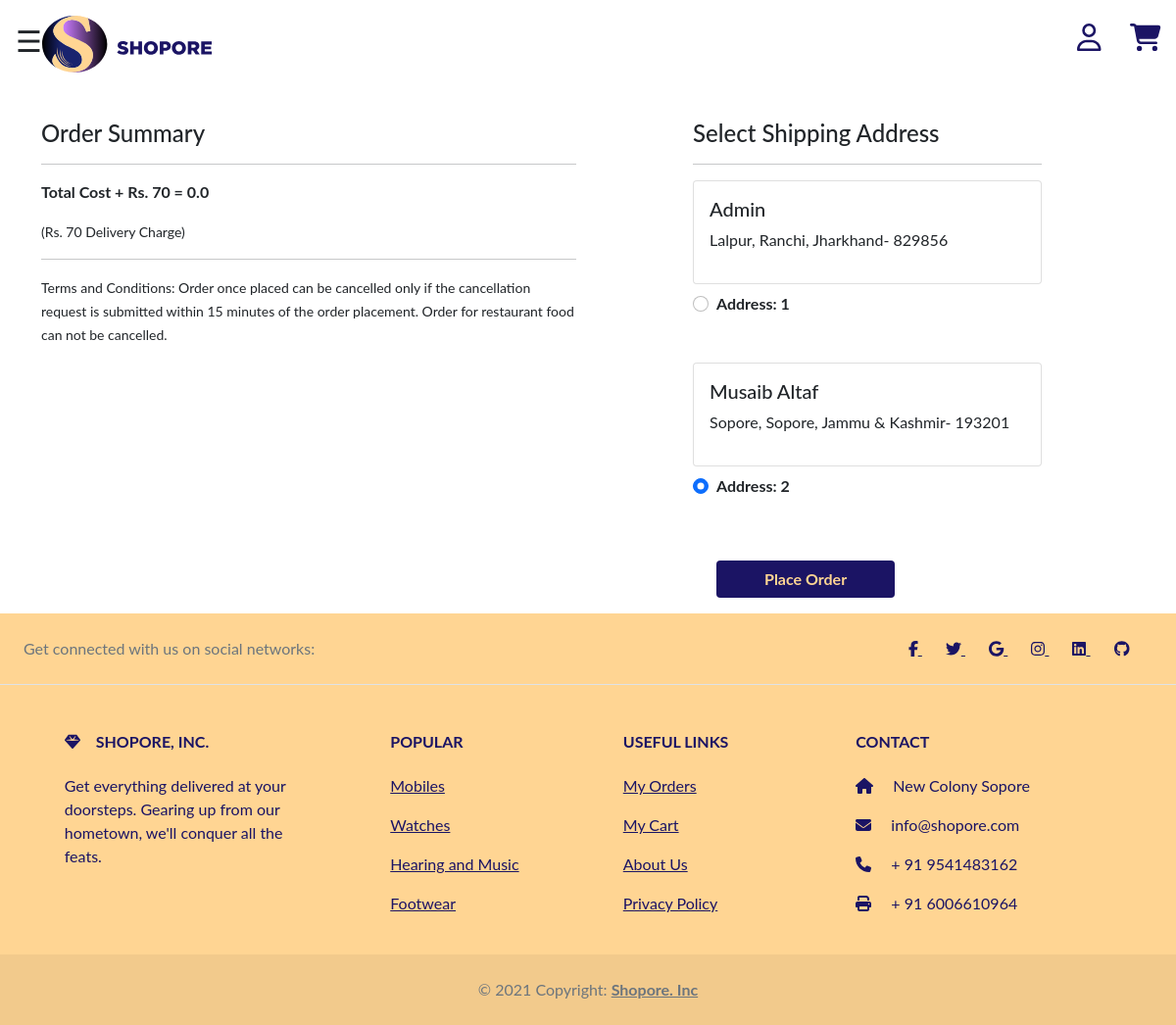
Screenshot of /checkout/ (signed in) with the database file from the repository.
### app/models.py (models this page shows, shortened)
class Customer(models.Model):
 user = models.ForeignKey(User, on_delete=models.CASCADE)
 name = models.CharField(max_length=200)
 locality = models.CharField(max_length=200)
 city = models.CharField(max_length=50)
 zipcode = models.IntegerField()
 state = models.CharField(choices=STATE_CHOICES, max_length=50)

### app/views.py (the view)
# urls.py: path('checkout/', views.checkout, name='checkout'),
@login_required
def checkout(request):
	user = request.user
	add = Customer.objects.filter(user=user)
	cart_items = Cart.objects.filter(user=request.user)
	amount = 0.0
	shipping_amount = 70.0
	totalamount=0.0
	cart_product = [p for p in Cart.objects.all() if p.user == request.user]
	if cart_product:
		for p in cart_product:
			tempamount = (p.quantity * p.product.discounted_price)
			amount += tempamount
		totalamount = amount+shipping_amount
	return render(request, 'app/checkout.html', {'add':add, 'cart_items':cart_items, 'totalcost':totalamount})

### app/templates/app/checkout.html (shortened to what this page needs)
{% extends 'app/base.html' %} {% load static %} {% block title %}Checkout{% endblock title %} {% block main-content %}
<div class="container">
    <div class="row mt-5">
        <div class="col-sm-6">
            <h4>Order Summary</h4>
            <hr>
            <p class="fw-bold">Total Cost + Rs. 70 = {{totalcost}}</p>
            <small>(Rs. 70 Delivery Charge)</small>
            <hr>
            <small>Terms and Conditions: Order once placed can be cancelled only if the cancellation request is submitted within 15 minutes of the order placement. Order for restaurant food can not be cancelled.</small>
        </div>
        <div class="col-sm-4 offset-sm-1">
            <h4>Select Shipping Address</h4>
            <hr>
            <form action="/paymentdone" id="myform">
                {% for ad in add %}
                <div class="card">
                    <div class="card-body">
                        <h5>{{ad.name}}</h5>
                        <p>{{ad.locality}}, {{ad.city}}, {{ad.state}}- {{ad.zipcode}}</p>
                    </div>
                </div>
                <div class="form-check mt-2 mb-5">
                    <input class="form-check-input" type="radio" name="custid" id="custadd{{forloop.counter}}" value="{{ad.id}}" checked>
                    <label class="form-check-label fw-bold" for="custadd{{forloop.counter}}">
            Address: {{ forloop.counter }} </label>
                </div>
                {% endfor %}
                 <div class="container">
                    <button type="submit" class="btn btn-place-order-two mt-3 px-5 fw-bold">Place Order</button>
                  </div>
            </form>
        </div>
    </div>
</div>
</div>
{% endblock main-content %}

### app/templates/app/base.html (style rules this page uses)
body { font-family: "Lato", sans-serif; transition: background-color .1s; }
.btn-place-order-two { background-color: #1B1464; color: #FFD593; }

### rows the page displays
Customer: name "Admin", locality "Lalpur", city "Ranchi", state "Jharkhand", zipcode "829856"
Customer: name "Musaib Altaf", locality "Sopore", city "Sopore", state "Jammu & Kashmir", zipcode "193201"

### other values shown
{{ totalcost }} "0.0"
